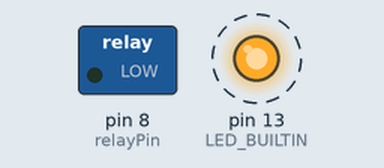
This sketch was run on a simulated Arduino Uno, built with avr-gcc and run on an emulated ATmega328P. Parts: switched loads named in the sketch (green lamp = pin HIGH), output pins drawn as LEDs (lit = HIGH). Dashed ring = blinking.

Above: at 0.2 s.
Timing chart, 0 to 3.0 s (numbered marks = the images above):
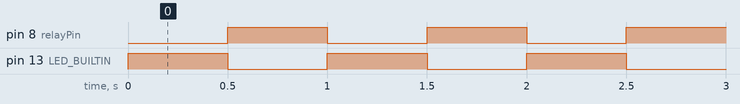

The sketch:

Blink.ino
```cpp
const int relayPin = 8;
void setup()
{
  pinMode(LED_BUILTIN, OUTPUT);
  pinMode(relayPin, OUTPUT);
}

void loop() {
  digitalWrite(LED_BUILTIN, HIGH);
  digitalWrite(relayPin, LOW);// turn the LED on (HIGH is the voltage level)
  delay(500);                       // wait for a second
  digitalWrite(LED_BUILTIN, LOW);
  digitalWrite(relayPin, HIGH);// turn the LED off by making the voltage LOW
  delay(500);
// wait for a second
}
```

Measured:
- by itself, pin 8 (relayPin), pin 13 (LED_BUILTIN): alternates HIGH for 0.50 s and LOW for 0.50 s
